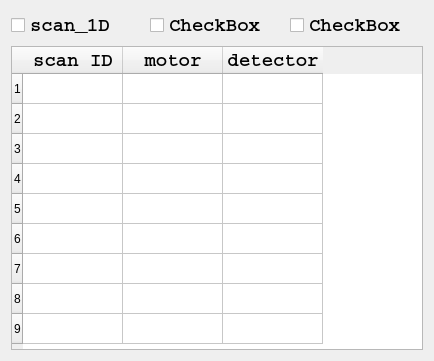
           <widget class="QWidget" name="layoutWidget_3">
            <property name="geometry">
             <rect>
              <x>40</x>
              <y>370</y>
              <width>434</width>
              <height>361</height>
             </rect>
            </property>
            <layout class="QGridLayout" name="gridLayout_scan_table">
             <item row="0" column="0">
              <widget class="QCheckBox" name="checkBox_scan_1D">
               <property name="font">
                <font>
                 <family>Courier</family>
                 <pointsize>14</pointsize>
                 <weight>75</weight>
                 <bold>true</bold>
                </font>
               </property>
               <property name="text">
                <string>scan_1D</string>
               </property>
              </widget>
             </item>
             <item row="0" column="1">
              <widget class="QCheckBox" name="checkBox_multi">
               <property name="font">
                <font>
                 <family>Courier</family>
                 <pointsize>14</pointsize>
                 <weight>75</weight>
                 <bold>true</bold>
                </font>
               </property>
               <property name="text">
                <string>CheckBox</string>
               </property>
              </widget>
             </item>
             <item row="0" column="2">
              <widget class="QCheckBox" name="checkBox_scan_2D">
               <property name="font">
                <font>
                 <family>Courier</family>
                 <pointsize>14</pointsize>
                 <weight>75</weight>
                 <bold>true</bold>
                </font>
               </property>
               <property name="text">
                <string>CheckBox</string>
               </property>
              </widget>
             </item>
             <item row="1" column="0" colspan="3">
              <widget class="QTableWidget" name="tableWidget_data">
               <property name="rowCount">
                <number>9</number>
               </property>
               <property name="columnCount">
                <number>3</number>
               </property>
               <row/>
               <row/>
               <row/>
               <row/>
               <row/>
               <row/>
               <row/>
               <row/>
               <row/>
               <column>
                <property name="text">
                 <string>scan ID</string>
                </property>
                <property name="font">
                 <font>
                  <family>Courier</family>
                  <pointsize>14</pointsize>
                  <weight>75</weight>
                  <bold>true</bold>
                 </font>
                </property>
               </column>
               <column>
                <property name="text">
                 <string>motor</string>
                </property>
                <property name="font">
                 <font>
                  <family>Courier</family>
                  <pointsize>14</pointsize>
                  <weight>75</weight>
                  <bold>true</bold>
                 </font>
                </property>
               </column>
               <column>
                <property name="text">
                 <string>detector</string>
                </property>
                <property name="font">
                 <font>
                  <family>Courier</family>
                  <pointsize>14</pointsize>
                  <weight>75</weight>
                  <bold>true</bold>
                 </font>
                </property>
               </column>
              </widget>
             </item>
            </layout>
           </widget>
